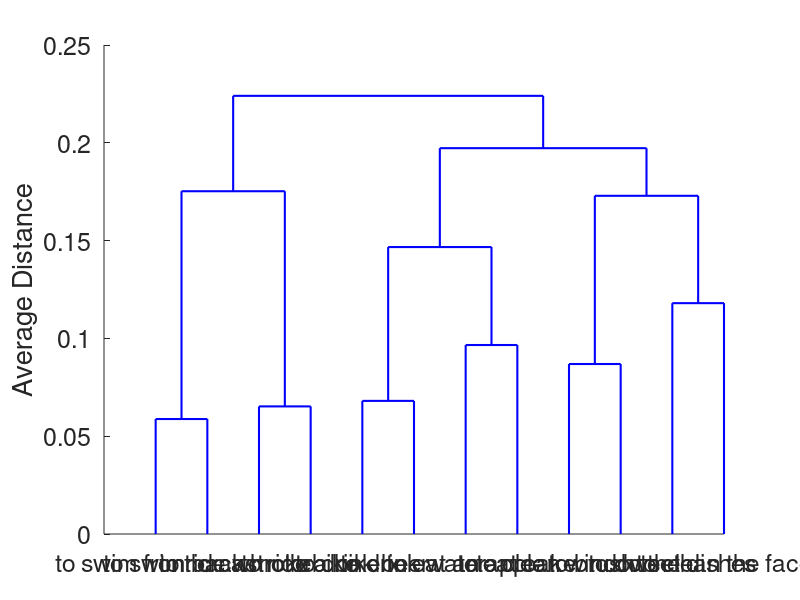

Here is the MATLAB script that generated this plot: (Note: this script raises an error after producing the figure.)
%% Figure2. 
% plot RDM of human-rating model; 
% plot MDS of human-rating model; 
% Plot histgram of human-rating model
clc;clear;
%% load data; get dsm.mat
load('humanRating_mds.mat');
% label
nameVec={'to ride a motorbike';'to ride a bike';'to swim front crawl';...
    'to swim backstroke';'to drink beer';'to drink water';'to eat an apple';...
    'to eat cake';'to clean windows';'to brush teeth';'to do the dishes';'to clean the face'};

%% plot dendrogram
%% Hierarchical cluster analysis
figure
tree = linkage(dsm,'average');
H=dendrogram(tree,0,'ColorThreshold',0.176);
hylab =  ylabel('Average Distance');

for i = 1 : length(H)
    set(H(i), 'linewidth', 1.5);
end

orderOfactions = str2num(get(gca, 'xticklabel'));
set(gcf,'color','w');
fontSize=18;
set(gca, 'xticklabel', nameVec(orderOfactions),'Fontsize',fontSize);
rotateXLabels(gca, 45);
hleg=legend([H(1), H(3), H(6)],'locomotion','ingestion','cleaning','Fontsize',fontSize);
set(gca,'linewidth', 1.5)
set(gcf,'position',[0,0,1150,950])

%% plot RDM
figure;
X_sorted=dsm(orderOfactions, orderOfactions);
X_sorted=rescale(X_sorted,0,1);
f=imagesc(X_sorted);
yticks(1:1:12);
set(gca, 'xticklabel', '');
set(gca, 'yticklabel', nameVec(orderOfactions),'Fontsize',fontSize);
set(gcf,'color','w');
pbaspect([1 1 1]);
c=colorbar;
c.Label.String='Dissimilarity';
c.Label.FontSize=fontSize;
set(gcf,'position',[0,0,1500,850]);
axis square;

%% Multidimensional scaling analysis
figure;
y=cmdscale(dsm,2);
All = cmdscale(dsm);
plot(All(:,1),All(:,2),'.','LineWidth',1);
text(All(1:4,1),All(1:4,2),nameVec(1:4),'fontsize', fontSize,'color','r');
text(All(5:8,1),All(5:8,2),nameVec(5:8),'fontsize', fontSize,'color','b');
text(All(9:12,1),All(9:12,2),nameVec(9:12),'fontsize', fontSize,'color','g');
set(gca, 'xticklabel', '');
set(gca, 'yticklabel', '');
set(gcf,'color','w');
pbaspect([1 1 1]);
set(gca,'linewidth', 1.5);
set(gcf,'position',[0,0,900,850]);   